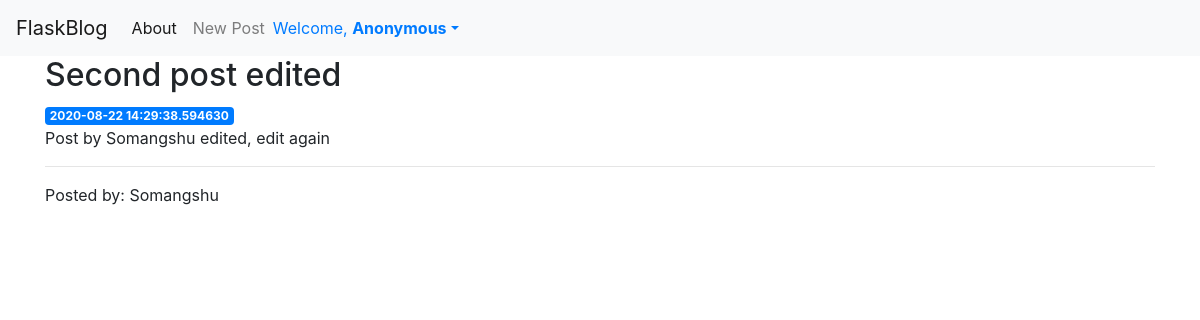
/2, run on the app's committed database.
### app.py (models this page shows, shortened)
class Posts(db.Model):
    id = db.Column(db.Integer, primary_key = True)
    created = db.Column(db.TIMESTAMP, index = True, unique = False, default=datetime.datetime.now())
    title = db.Column(db.String(50), index = True, unique = False)
    content = db.Column(db.String(500), index = False, unique = False)
    user_id = db.Column(db.Integer, db.ForeignKey('user.user_id'))
    def get_post(post_id):
        post = Posts.query.get(post_id)
        if post is None:
            abort(404)
        return post

class User(UserMixin, db.Model):
    user_id = db.Column(db.Integer, primary_key=True)
    username = db.Column(db.String(64), index=True, unique=True)
    email = db.Column(db.String(120), index=True, unique=True)
    password = db.Column(db.String(128))
    authenticated = db.Column(db.Boolean, default=False)
    posts = db.relationship('Posts', backref='user', lazy='dynamic')

### app.py (the view)
@app.route('/<int:post_id>')
def post(post_id):
    post = Posts.get_post(post_id)
    postedby = User.query.get(post.user_id)
    return render_template('post.html', post=post, postedby_name=postedby.username)

### templates/post.html
{% extends 'base.html' %}
{% block content %}
    <h2>{% block title %} {{ post.title }} {% endblock %}</h2>
    <span class="badge badge-primary">{{ post.created }}</span>
    <p>{{ post.content }}</p>
    <hr>
    <p>Posted by: {{ postedby_name }}</p>
{% endblock %}

### data on the page
Posts: title "Second post edited", created "2020-08-22 14:29:38.594630", content "Post by Somangshu edited, edit again"
User: username "Somangshu"
